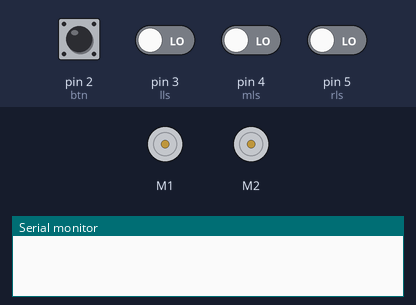
Bench run of a sketch on a simulated Arduino Uno, built with avr-gcc and run on an emulated ATmega328P. On the bench: 2 × DC motor (green arrow = forward, orange = backward, longer = faster), the last lines printed to the serial monitor. Inputs (shaded band) come from the test bench; at power-on: pin 2 (btn), pin 3 (lls), pin 4 (mls), pin 5 (rls) LOW.

Above: at 1.2 s.
1.3 s: pin 2 (btn) pulled HIGH for 0.15 s
At 2.0 s:
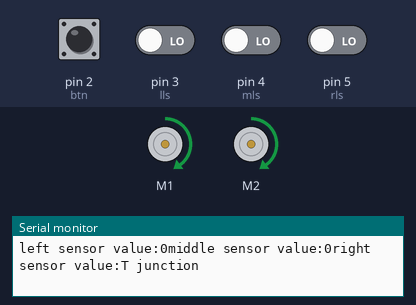
4.4 s: pin 3 (lls) driven HIGH
At 5.4 s:
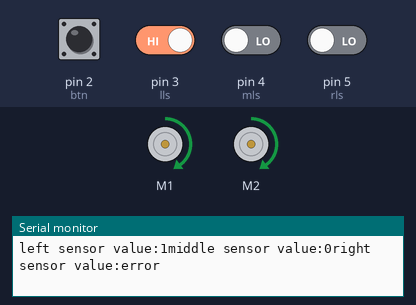
6.3 s: pin 4 (mls) driven HIGH
At 6.8 s:
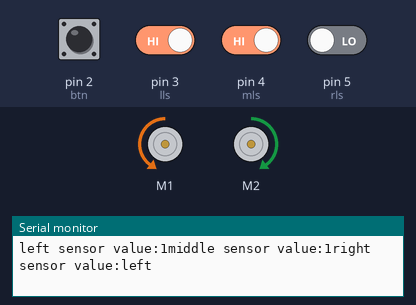
7.8 s: pin 5 (rls) driven HIGH
At 8.4 s:
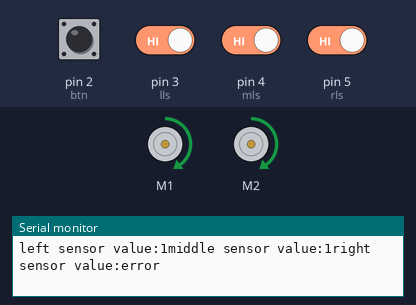
10.8 s: pin 3 (lls) driven LOW
At 11.7 s:
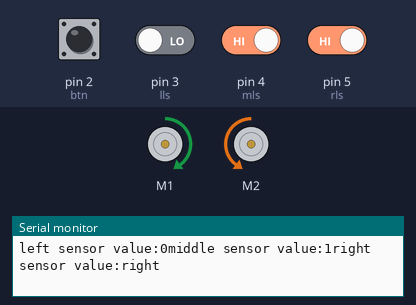
12.4 s: pin 2 (btn) pulled HIGH for 1 s
At 13.6 s:
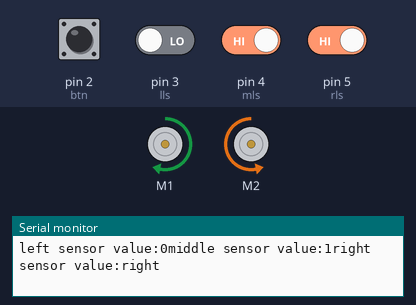
Timing chart, 0 to 15.4 s (numbered marks = the images above; inputs shaded):
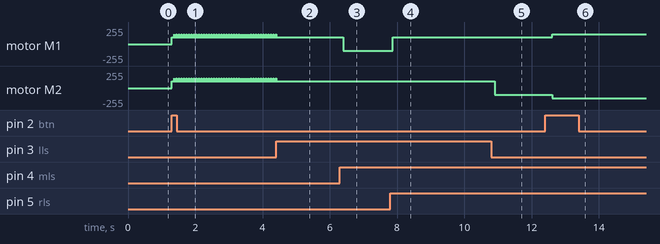

Measured:
- after the input at 1.3 s, motor M1, motor M2: alternates forward 150/255 for 0.01 s and forward 100/255 for 0.06 s, starting at once
- after the input at 4.4 s, motor M1, motor M2: goes on until 4.4 s, then stays forward 100/255
- after the input at 6.3 s, motor M1: forward 100/255 → backward 100/255 after 0.10 s
- after the input at 7.8 s, motor M1: backward 100/255 → forward 100/255 after 0.08 s; motor M2: stays forward 100/255 (without the input it goes to forward 150/255 after 3.0 s)
- after the input at 10.8 s, motor M2: forward 100/255 → backward 100/255 after 0.11 s
- after the input at 12.4 s, motor M1: forward 100/255 → forward 150/255 after 0.21 s; motor M2: backward 100/255 → backward 150/255 after 0.21 s

The sketch:

main_program3.ino
```cpp
#include<Adafruit_MotorShield.h>

#include "line_following3.h"

Adafruit_MotorShield AFMS = Adafruit_MotorShield();

Adafruit_DCMotor *left_motor = AFMS.getMotor(1);
Adafruit_DCMotor *right_motor = AFMS.getMotor(2);

//test LEDs
int yellow=4;
int red=7;

//pins
const int btn=2; //start/stop button
const int lls = 3; //line sensors
const int mls = 4;
const int rls = 5;

bool running=false;

void setup() {
  // put your setup code here, to run once:

  AFMS.begin();

  Serial.begin(9600);
pinMode(lls, INPUT);
pinMode(mls, INPUT);
pinMode(rls, INPUT);
pinMode(btn, INPUT);
attachInterrupt(digitalPinToInterrupt(btn), blink, RISING);
}

void blink() {
  running = !running;
}

void loop() {
  // put your main code here, to run repeatedly:
  while(running){
    long start = millis();
    long end = start;

    while((end - start) < 1000){
      line_following(left_motor,right_motor,lls,mls,rls);
      end = millis();
    }
  }

}
```

line_following3.h
```cpp
int left_sensor_value = 0;
int right_sensor_value = 0;
int middle_sensor_value = 0;

void line_following(Adafruit_DCMotor *left_motor, Adafruit_DCMotor *right_motor,int left_sensor, int middle_sensor, int right_sensor){

left_motor -> setSpeed(100);
right_motor -> setSpeed(100);

left_sensor_value = digitalRead(left_sensor);
right_sensor_value = digitalRead(right_sensor);
middle_sensor_value = digitalRead(middle_sensor);

Serial.print("left sensor value:");
Serial.print(left_sensor_value);

Serial.print("middle sensor value:");
Serial.print(middle_sensor_value);

Serial.print("right sensor value:");

if (left_sensor_value==HIGH && right_sensor_value==HIGH && middle_sensor_value==LOW){

    left_motor -> setSpeed(100);
    right_motor -> setSpeed(100);

    left_motor -> run(BACKWARD);
    right_motor -> run(BACKWARD);

    Serial.println("straight");
}
//T junction
else if (left_sensor_value==LOW && right_sensor_value==LOW && middle_sensor_value==LOW){

    left_motor -> setSpeed(150);
    right_motor -> setSpeed(150);

    left_motor -> run(FORWARD);
    right_motor -> run(FORWARD);

    Serial.println("T junction");
}

else if (left_sensor_value==HIGH && right_sensor_value==LOW && middle_sensor_value==HIGH){

    left_motor -> setSpeed(150);
    right_motor -> setSpeed(150);

    left_motor -> run(BACKWARD);
    right_motor -> run(FORWARD);

    Serial.println("left");
}
else if (left_sensor_value==LOW && right_sensor_value==HIGH && middle_sensor_value==HIGH){

    left_motor -> setSpeed(150);
    right_motor -> setSpeed(150);

    left_motor -> run(FORWARD);
    right_motor -> run(BACKWARD);

    Serial.println("right");
}
else{

    left_motor -> setSpeed(100);
    right_motor -> setSpeed(100);

    left_motor -> run(FORWARD);
    right_motor-> run(FORWARD);

    Serial.println("error");
}

return;

}
```
